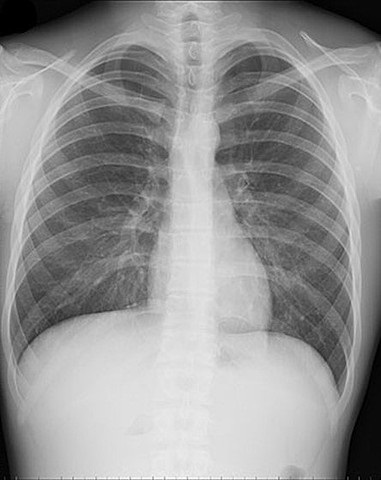
%> input picture Codigos/radiograph1.jpg, 381 x 480 px
$ octave imsegmentation.m   (GNU Octave 9; MATLAB toolbox functions it lacks are replaced by stand-ins)
%> lines starting %> are read from the running program, lines starting %| are printed output that depends on the picture; in (x1, y1, x2, y2) boxes, pixels count from 0 and x2, y2 are one past the last pixel; in counts of white or black regions, pixels touching at a corner belong together; the program's own positions count from 1
f=imread('radiograph1.jpg');
%> f is the input picture: size 480x381x3 uint8; min 0, max 255, mean 149.1
f=double(f(:,:,1));
%> f: size 480x381 double
f=f/max(max(f));
f=imresize(f,0.85);
%> f: size 408x324 double
figure(1)
imshow(f,[]);
%% Thresholding

seg1 = f > 0.5;
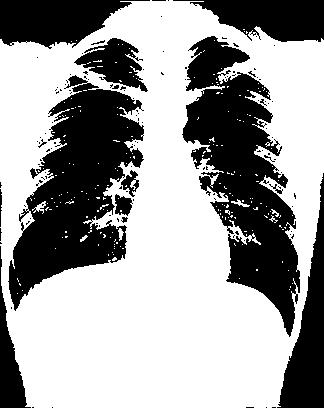
%> seg1: size 408x324 logical; 62.1% white; 124 black regions (110 under 20 px), largest, box (x1, y1, x2, y2) and area: (182, 36, 300, 337) 16378, (8, 75, 144, 311) 15795, (277, 173, 324, 408) 4623
imshow(seg1,[])
imshow(seg1.*f,[])
seg1 = f < 0.75;
%> seg1: size 408x324 logical; 68.6% white; 124 black regions (113 under 20 px), largest, box (x1, y1, x2, y2) and area: (34, 85, 269, 408) 34222, (251, 53, 324, 228) 3655, (0, 53, 48, 138) 1760
imshow(seg1,[])
imshow(seg1.*f,[])

imhist(f)
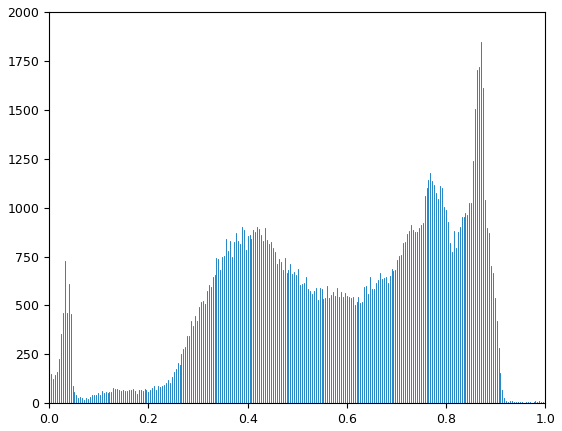
%> figure redrawn from the program's plot data; highest point at x = 0.871, y = 1849
% Use a third threshold based on the histogram
%%
%% Otsu method

thr = graythresh(f) %threshold ootsu method
%> thr = 0.565
seg1 = f > thr;
%> seg1: size 408x324 logical; 54.8% white; 96 black regions (84 under 20 px), largest, box (x1, y1, x2, y2) and area: (8, 38, 151, 315) 22094, (182, 35, 301, 340) 19518, (0, 0, 324, 53) 9563
imshow(seg1,[])
dxp=[0,1;-1,0];
dyp=[1,0;0,-1];
edgemap = abs(conv2(seg1,dxp,'same'))+abs(conv2(seg1,dyp,'same'));
imshow(f+edgemap,[0,1]);
% Compare the otsu provided threshold vs the one you selected in the
% preview step.
% Do you trust the Otsu treshold?
%
% Select your own image and compute the otsu threshold
%% Kmeans segmentation

[L,Centers] = imsegkmeans(int8(255*f),3);
%> L: size 408x324 uint8; 3 distinct labels, from 1 to 3
%> Centers = [89; 125; 16]
B = labeloverlay(f,L);
imshow(B)
title("Labeled Image")
imshow(int8(255*f)<Centers(1),[])
imshow(int8(255*f)<Centers(2),[])
imshow(int8(255*f)>Centers(3),[])
edgemap = abs(conv2(L,dxp,'same'))+abs(conv2(L,dyp,'same'));
%> edgemap: size 408x324 double; 6 distinct labels, from 0 to 6
imshow(f+edgemap,[0,1]);

% Do the same procedure but now with 5 centers.
[L,Centers] = imsegkmeans(int8(255*f),5);
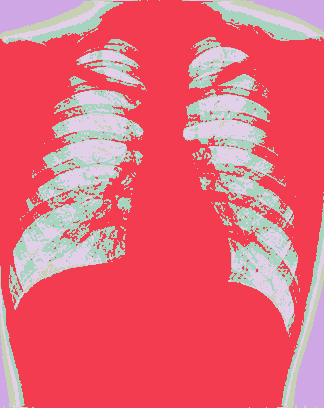
%> L: size 408x324 uint8; 5 distinct labels, from 1 to 5; one colour per label, 0 black
%> Centers = [104; 126; 8; 50; 82]
B = labeloverlay(f,L);
imshow(B)
title("Labeled Image")
imshow(int8(255*f)<Centers(1),[])
imshow(int8(255*f)<Centers(2),[])
imshow(int8(255*f)>Centers(3),[])
imshow(int8(255*f)>Centers(4),[])
imshow(int8(255*f)>Centers(5),[])
edgemap = abs(conv2(L,dxp,'same'))+abs(conv2(L,dyp,'same'));
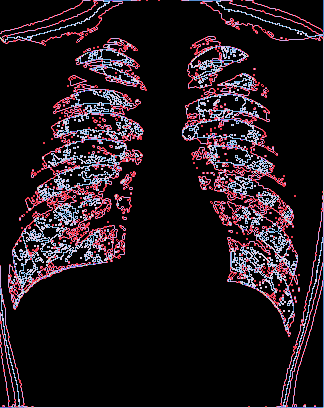
%> edgemap: size 408x324 double; 11 distinct labels, from 0 to 10; one colour per label, 0 black
imshow(f+edgemap,[0,1]);
% Is the segmentation better?
%Al observar las diferencias entre las dos segmentaciones podemos observar
%que sí es mejor la segemtnación cuando se utlizan 5 centros. Podemos
%observar que existe una mejor delimitación de las secciones y por ello
%podemos concluir que incrementar el número de centros puede ayudar a que
%le segmentación de la imagen sea mejor.
%% Watershed segmentation

edgeC = edge(f,'Canny');
%> edgeC: size 408x324 logical; 9.3% white in thin lines or dots
imshow(edgeC,[])
D = bwdist(edgeC);
imshow(D,[])
title('Distance Transform of Binary Image')
L = watershed(D);
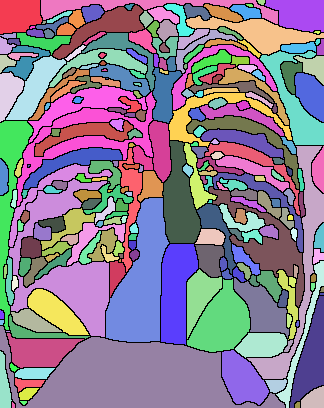
%> L: size 408x324 uint16; 268 distinct labels, from 0 to 267; one colour per label, 0 black

edgemap = abs(conv2(L,dxp,'same'))+abs(conv2(L,dyp,'same'));
imshow(f+edgemap,[0,1]);


L(edgeC) = 0;
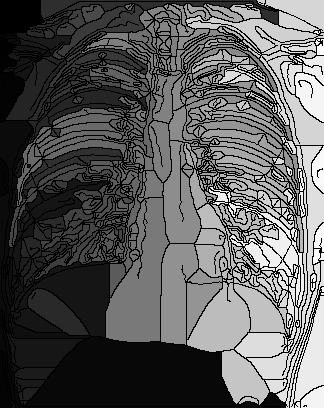
%> L: size 408x324 uint16; 9.29% of pixels changed, all inside (x1, y1, x2, y2) = (1, 1, 323, 407); drawn with min black and max white
mesh(D)
%%
% Display the resulting label matrix as an RGB image.

rgb = label2rgb(L,'jet',[.5 .5 .5]);
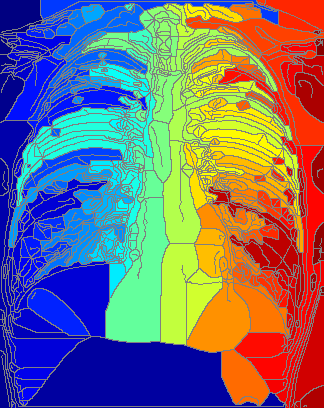
%> rgb: size 408x324x3 uint8; mean R, G, B 116, 111.5, 120.3
imshow(rgb)
title('Watershed Transform')

% provide an alterante segmentation based on a different edge detector
